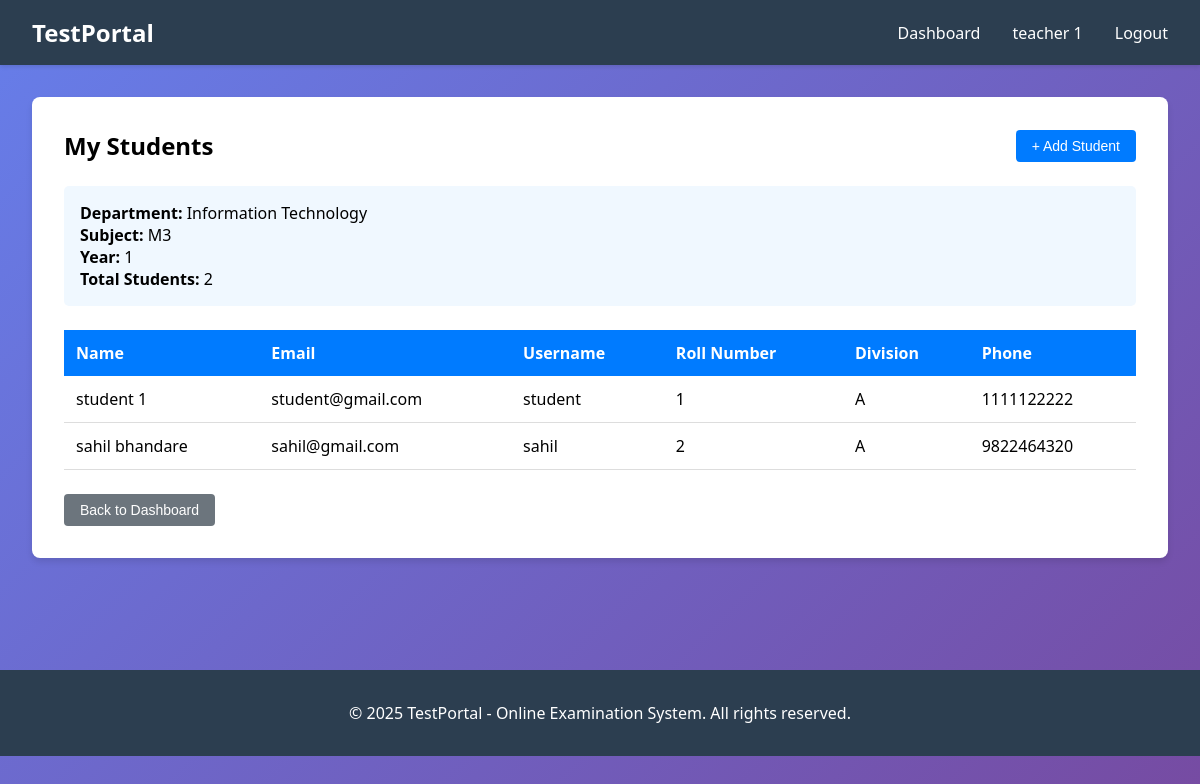
Page /accounts/teacher/list-student/ (signed in) on the committed database.
### accounts/models.py (models this page shows, shortened)
class User(AbstractUser):
    ROLE_CHOICES = (
        ('ADMIN', 'Admin'),
        ('HOD', 'HOD'),
        ('TEACHER', 'Teacher'),
        ('STUDENT', 'Student'),
    )
    role = models.CharField(max_length=20, choices=ROLE_CHOICES)
    groups = models.ManyToManyField(
        'auth.Group',
        verbose_name='groups',
        blank=True,
        related_name='custom_user_groups'
    )
    user_permissions = models.ManyToManyField(
        'auth.Permission',
        verbose_name='user permissions',
        blank=True,
        related_name='custom_user_permissions'
    )

class TeacherProfile(models.Model):
    user = models.OneToOneField(User, on_delete=models.CASCADE)
    department = models.CharField(max_length=100)
    year = models.IntegerField()
    subject = models.CharField(max_length=100)
    phone = models.CharField(max_length=15)

class StudentProfile(models.Model):
    user = models.OneToOneField(User, on_delete=models.CASCADE)
    roll_number = models.CharField(max_length=20, unique=True)
    department = models.CharField(max_length=100)
    year = models.IntegerField()
    division = models.CharField(max_length=10)
    phone = models.CharField(max_length=15)

### accounts/views.py (the view)
    def wrapper(request, *args, **kwargs):
        if not request.user.is_authenticated or request.user.role != 'TEACHER':
            messages.error(request, 'Teacher access required')
            return redirect('accounts:login')
        return view_func(request, *args, **kwargs)

### accounts/views.py (called while the page is built)
def teacher_required(view_func):
    def wrapper(request, *args, **kwargs):
        if not request.user.is_authenticated or request.user.role != 'TEACHER':
            messages.error(request, 'Teacher access required')
            return redirect('accounts:login')
        return view_func(request, *args, **kwargs)
    return wrapper

@login_required(login_url='accounts:login')
@teacher_required
def teacher_list_student(request):
    try:
        teacher_profile = TeacherProfile.objects.get(user=request.user)
    except TeacherProfile.DoesNotExist:
        messages.error(request, 'Teacher profile not found')
        return redirect('accounts:dashboard')
    students = StudentProfile.objects.filter(
        department=teacher_profile.department,
        year=teacher_profile.year
    )
    context = {
        'students': students,
        'teacher_profile': teacher_profile,
        'student_count': len(students)
    }
    return render(request, 'accounts/teacher_list_student.html', context)

### templates/accounts/teacher_list_student.html (shortened to what this page needs)
{% extends 'base.html' %}
{% block content %}
<div class="card">
    <div style="display: flex; justify-content: space-between; align-items: center; margin-bottom: 1.5rem;">
        <h2>My Students</h2>
        <a href="{% url 'accounts:teacher_add_student' %}" style="text-decoration: none;">
            <button>+ Add Student</button>
        </a>
    </div>
    <div style="background-color: #f0f8ff; padding: 1rem; border-radius: 5px; margin-bottom: 1.5rem;">
        <p><strong>Department:</strong> {{ teacher_profile.department }}</p>
        <p><strong>Subject:</strong> {{ teacher_profile.subject }}</p>
        <p><strong>Year:</strong> {{ teacher_profile.year }}</p>
        <p><strong>Total Students:</strong> {{ student_count }}</p>
    </div>
    {% if students %}
    <table>
        <thead>
            <tr>
                <th>Name</th>
                <th>Email</th>
                <th>Username</th>
                <th>Roll Number</th>
                <th>Division</th>
                <th>Phone</th>
            </tr>
        </thead>
        <tbody>
            {% for student in students %}
            <tr>
                <td>{{ student.user.get_full_name }}</td>
                <td>{{ student.user.email }}</td>
                <td>{{ student.user.username }}</td>
                <td>{{ student.roll_number }}</td>
                <td>{{ student.division }}</td>
                <td>{{ student.phone }}</td>
            </tr>
            {% endfor %}
        </tbody>
    </table>
    {% else %}
    <p style="text-align: center; color: #666; padding: 2rem;">No students found. Click "Add Student" to add your first student.</p>
    {% endif %}
    <div style="margin-top: 1.5rem;">
        <a href="{% url 'accounts:teacher_dashboard' %}" style="text-decoration: none;">
            <button class="btn-secondary">Back to Dashboard</button>
        </a>
    </div>
</div>
{% endblock %}

### templates/base.html (shortened to what this page needs)
<!DOCTYPE html>
<html lang="en">
<head>
</head>
<body>
    {% if user.is_authenticated %}
    <nav class="navbar">
        <div class="navbar-container">
            <h1>TestPortal</h1>
            <div class="navbar-links">
                <a href="{% url 'accounts:admin_dashboard' %}">Dashboard</a>
                <span>{{ user.get_full_name|default:user.username }}</span>
                <a href="{% url 'accounts:admin_logout' %}">Logout</a>
            </div>
        </div>
    </nav>
    {% endif %}
    <div class="container">
        {% block content %}{% endblock %}
    </div>
    <footer class="footer">
        <p>&copy; 2025 TestPortal - Online Examination System. All rights reserved.</p>
    </footer>
</body>
</html>

### templates/accounts/teacher_list_student.html (style rules this page uses)
table { width: 100%; border-collapse: collapse; margin-top: 1rem; }
table th { background-color: #007bff; color: white; padding: 0.75rem; text-align: left; font-weight: 600; }
table td { padding: 0.75rem; border-bottom: 1px solid #ddd; }
button { padding: 0.5rem 1rem; background-color: #007bff; color: white; border: none; border-radius: 4px; cursor: pointer; font-size: 14px; }
.btn-secondary { background-color: #6c757d; }

### rows in the picture
User: get_full_name "teacher 1"
TeacherProfile: department "Information Technology", subject "M3", year "1"
StudentProfile: user.get_full_name "student 1", user.email "student@gmail.com", user.username "student", roll_number "1", division "A", phone "1111122222"
StudentProfile: user.get_full_name "sahil bhandare", user.email "sahil@gmail.com", user.username "sahil", roll_number "2", division "A", phone "9822464320"

### other values in the picture
{{ student_count }} "2"
